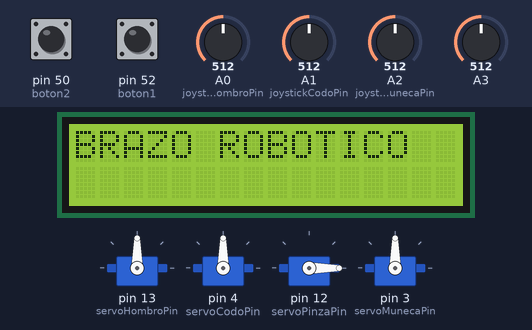
Recording of a sketch running on a simulated Arduino Mega 2560, built with avr-gcc and run on an emulated ATmega2560. Parts: 4 × servo, 16×2 character LCD. Inputs (shaded band) come from the test bench; at power-on: A0 (joystickHombroPin) = 512, A1 (joystickCodoPin) = 512, A2 (joystickMunecaPin) = 512, pin 50 (boton2) HIGH, pin 52 (boton1) HIGH, A3 = 512.

Above: at 1.2 s.
1.3 s: A0 (joystickHombroPin) set to 551
2.8 s: A0 (joystickHombroPin) set to 573
At 3.56 s:
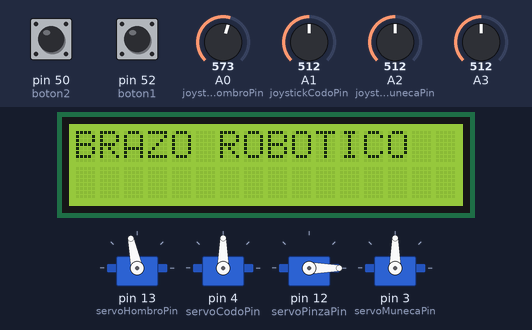
At 4.75 s:
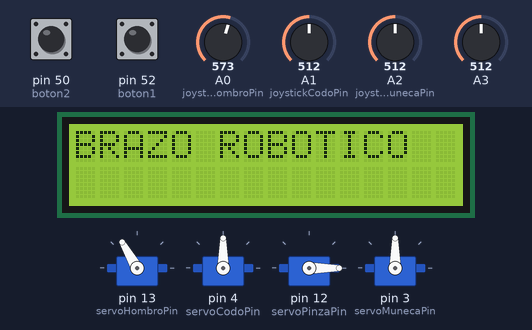
5.1 s: A1 (joystickCodoPin) set to 549
7.7 s: A1 (joystickCodoPin) set to 576
At 7.78 s:
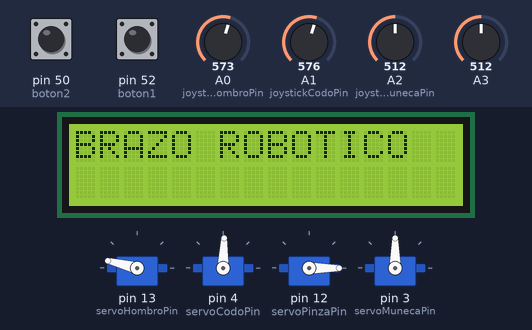
10.0 s: A2 (joystickMunecaPin) set to 548
12.7 s: A2 (joystickMunecaPin) set to 572
At 12.79 s:
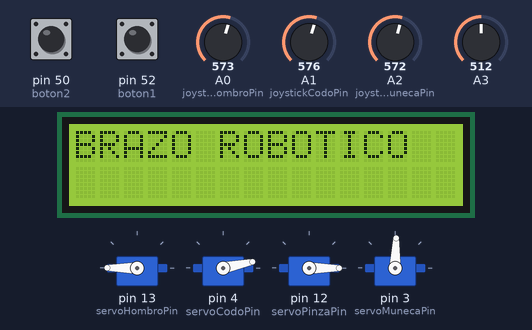
Timing chart, 0 to 17.5 s (numbered marks = the images above; inputs shaded):
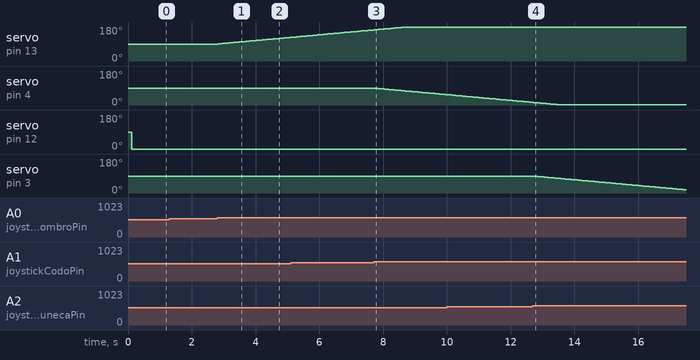

The sketch:

joystick.ino
```cpp
#include <Servo.h>
//Libreria del LCD
#include <LiquidCrystal.h>

//Crear el objeto LCD con los números correspondientes (rs, en, d4, d5, d6, d7)
LiquidCrystal lcd(30, 28, 32, 22, 24, 26);

//Motor a pasos
#include <Stepper.h>

//Variables para mover el motor a pasos
int pasos=2048;
int pasosPorLectura=5;
int leer;
int rotacion;
//pines del motor
Stepper stepper(pasos,8,10,9,11);
int velocidadMotor;

//Servos
Servo hombroServo;//asignamos un eje a un servo y otro eje al otro servo
Servo codoServo;
Servo pinzaServo;
Servo munecaServo;

int servoHombroPosition = 90;//posición de referencia
int servoCodoPosition = 90;
int servoMunecaPosition = 90;

int joystickHombroSpeed = 0;
int joystickCodoSpeed = 0;
int joystickMunecaSpeed = 0;

int joystickHombroPin = A0; //marcamos entradas analógicas que medirán el ángulo del joystick
int joystickCodoPin = A1;
int joystickMunecaPin = A2;

int servoHombroPin = 13;//declaramos los pines digitales por donde le entrará la instrucción del joystick al servo.
int servoCodoPin = 4;
int servoPinzaPin = 12;
int servoMunecaPin = 3;
int boton1 = 52;
int boton2 = 50;

int buttonState1 = 0;
int buttonState2 = 0;

void setup()
{

  pinMode(servoHombroPin, OUTPUT);//se declara igual que declarariamos un led
  pinMode(servoCodoPin, OUTPUT);
  pinMode(servoMunecaPin, OUTPUT);
  pinMode (A3, INPUT);
  stepper.setSpeed(400);
  hombroServo.attach(servoHombroPin);
  codoServo.attach(servoCodoPin);
  pinzaServo.attach(servoPinzaPin);
  munecaServo.attach(servoMunecaPin);

  pinMode(boton1, INPUT_PULLUP);
  pinMode(boton2, INPUT_PULLUP);
  lcd.begin(16, 2);

  lcd.setCursor(0, 0);
  lcd.print("BRAZO ROBOTICO  ");
  Serial.begin(9600);
}


void loop()
{
  //Leer joystick del motor a pasos
    leer=analogRead(A3);
    velocidadMotor=abs(map(leer, 0, 1023, -20, 20))*10;
    if (velocidadMotor>10){
      rotacion = leer>511?1:-1;
      stepper.setSpeed(velocidadMotor);
      stepper.step(rotacion*5);
    }


  joystickHombroSpeed = (analogRead(joystickHombroPin) - 512) / 50;
  // -512 to provide equal +/- numbers
  joystickCodoSpeed = (analogRead(joystickCodoPin) - 512) / -50;
  // negative 50 to reverse direction
  joystickMunecaSpeed = (analogRead(joystickMunecaPin) - 512) / -50;
  // negative 50 to reverse direction

  servoHombroPosition = constrain((servoHombroPosition + joystickHombroSpeed), 1, 180);
  servoCodoPosition = constrain((servoCodoPosition + joystickCodoSpeed), 1, 180);
  servoMunecaPosition = constrain((servoMunecaPosition + joystickMunecaSpeed), 1, 180);

  hombroServo.write(servoHombroPosition);
  codoServo.write(servoCodoPosition);
  munecaServo.write(servoMunecaPosition);

  delay(50);
  //Boton Joystick 1
  buttonState1 = digitalRead(boton1);
  buttonState2 = digitalRead(boton2);
  if (buttonState1 == HIGH) {
    pinzaServo.write(90);
  }
  if (buttonState2 == HIGH) {
    pinzaServo.write(0);
  }

  delay(15);
}
```

Measured:
- the behaviour switches between 561 and 562 on A0 (joystickHombroPin) (found by bisection; images 0 and 1)
- the behaviour switches between 561 and 562 on A1 (joystickCodoPin) (found by bisection; images 2 and 3)
- the behaviour switches between 561 and 562 on A2 (joystickMunecaPin) (found by bisection; images 3 and 4)
- after the input at 1.3 s, every drawn part: stays the same
- after the input at 2.8 s, servo on pin 13 (servoHombroPin): moves from 90° to 125° over 2.2 s, starting at once
- after the input at 7.7 s, servo on pin 4 (servoCodoPin): moves from 90° to 55° over 2.2 s, starting at once
- after the input at 12.7 s, servo on pin 3 (servoMunecaPin): moves from 90° to 17° over 4.7 s, starting at once
